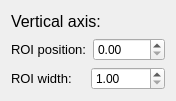
<?xml version="1.0" encoding="UTF-8"?>
<ui version="4.0">
 <class>SectionRange</class>
 <widget class="QWidget" name="SectionRange">
  <property name="geometry">
   <rect>
    <x>0</x>
    <y>0</y>
    <width>176</width>
    <height>101</height>
   </rect>
  </property>
  <property name="windowTitle">
   <string>Form</string>
  </property>
  <layout class="QVBoxLayout" name="v_layout">
   <item>
    <widget class="QLabel" name="lb_axis">
     <property name="font">
      <font>
       <pointsize>12</pointsize>
      </font>
     </property>
     <property name="text">
      <string>Vertical axis:</string>
     </property>
    </widget>
   </item>
   <item>
    <layout class="QHBoxLayout" name="horizontalLayout_3">
     <item>
      <widget class="QLabel" name="label_3">
       <property name="font">
        <font>
         <pointsize>10</pointsize>
        </font>
       </property>
       <property name="text">
        <string>ROI position:</string>
       </property>
      </widget>
     </item>
     <item>
      <widget class="QDoubleSpinBox" name="sb_pos"/>
     </item>
    </layout>
   </item>
   <item>
    <layout class="QHBoxLayout" name="horizontalLayout_4">
     <item>
      <widget class="QLabel" name="label_2">
       <property name="font">
        <font>
         <pointsize>10</pointsize>
        </font>
       </property>
       <property name="text">
        <string>ROI width:</string>
       </property>
      </widget>
     </item>
     <item>
      <widget class="QDoubleSpinBox" name="sb_width">
       <property name="minimum">
        <double>1.000000000000000</double>
       </property>
      </widget>
     </item>
    </layout>
   </item>
  </layout>
 </widget>
 <resources/>
 <connections/>
</ui>
